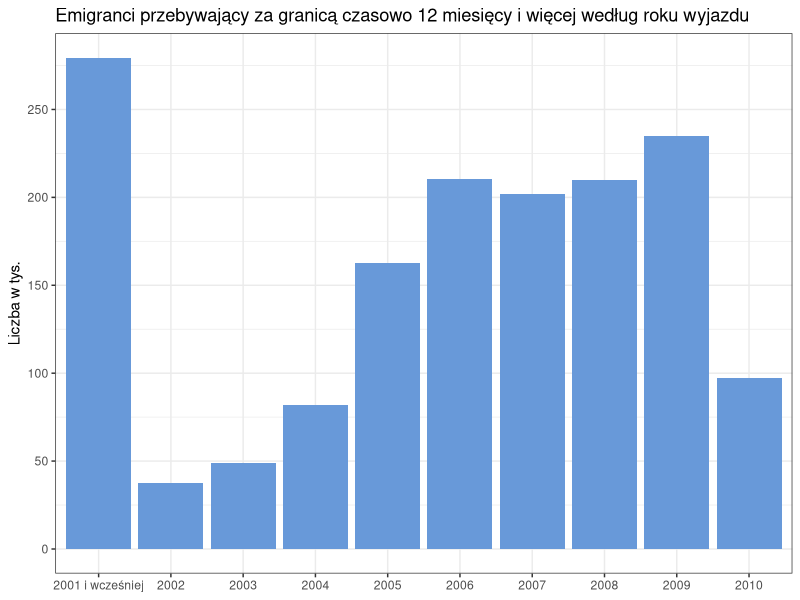

R code for this plot:
library(ggplot2)

dane <- data.frame(rok = c("2001 i wcześniej", "2002", "2003", "2004", "2005", "2006", "2007", "2008", "2009", "2010"),
                   liczba = c(279.4, 37.3, 48.9, 82.1, 162.4, 210.7, 201.7, 210.0, 234.7, 97.4))
total <- sum(dane$liczba)
                              
ggplot(dane)+
  geom_col(aes(x = rok, y = liczba), fill = "#6899d9")+
  scale_y_continuous(breaks = c(0, 50, 100, 150, 200, 250))+
  labs(y = "Liczba w tys.", title = "Emigranci przebywający za granicą czasowo 12 miesięcy i więcej według roku wyjazdu",
       x = NULL)+
  theme_bw()

# ggsave("poprawiony.png", dpi = 250, width = 30/1.5, height = 15/1.5, units = "cm")
